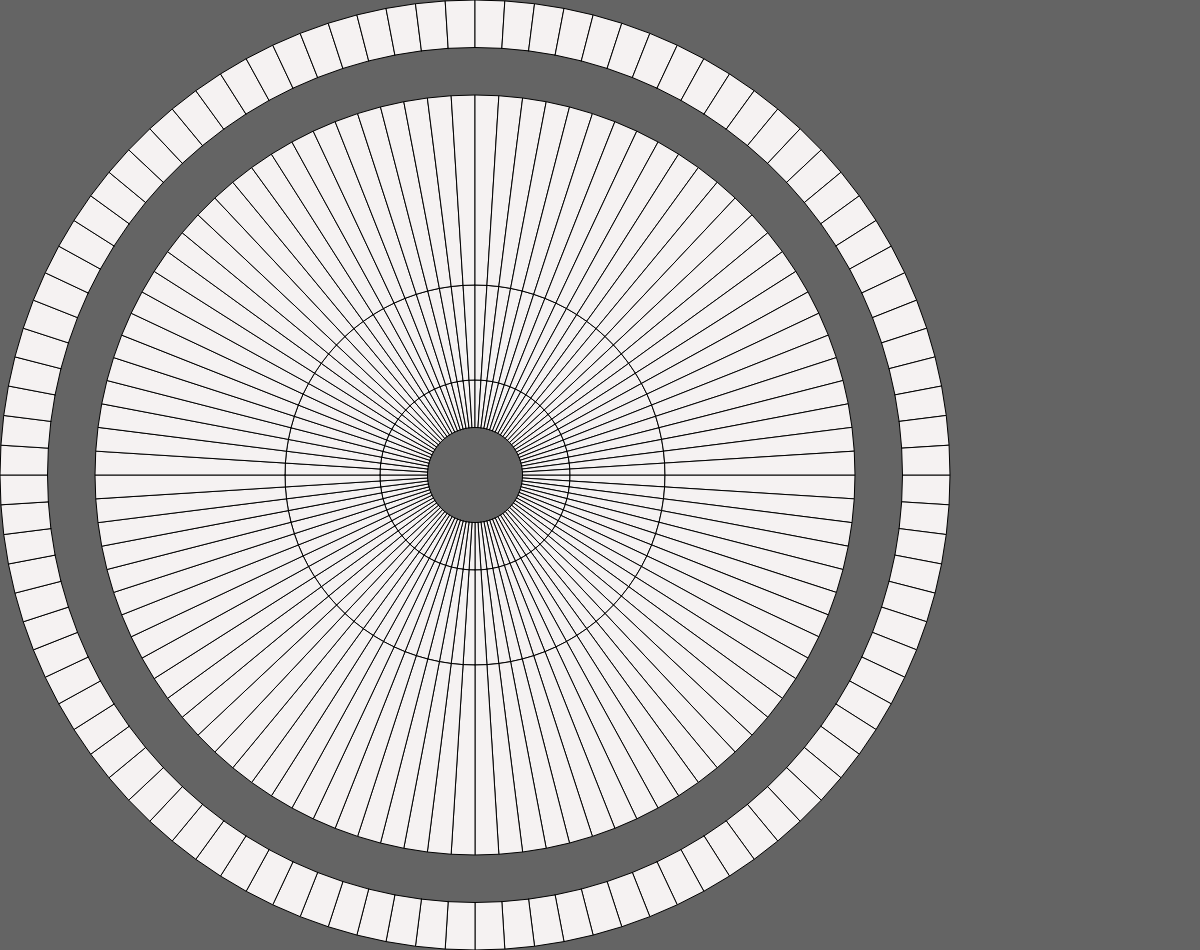
Frame 1 (no input)
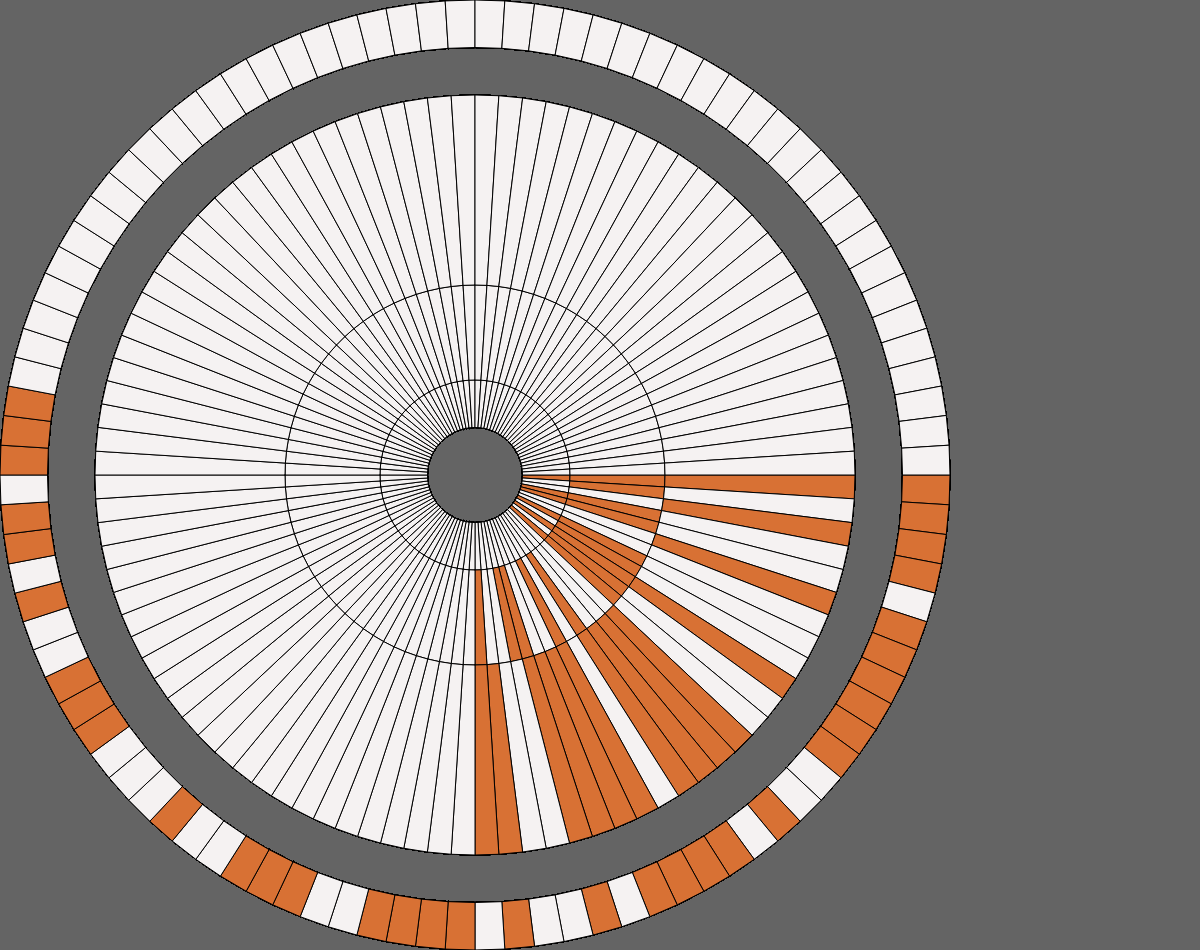
Frame 60 (no input)
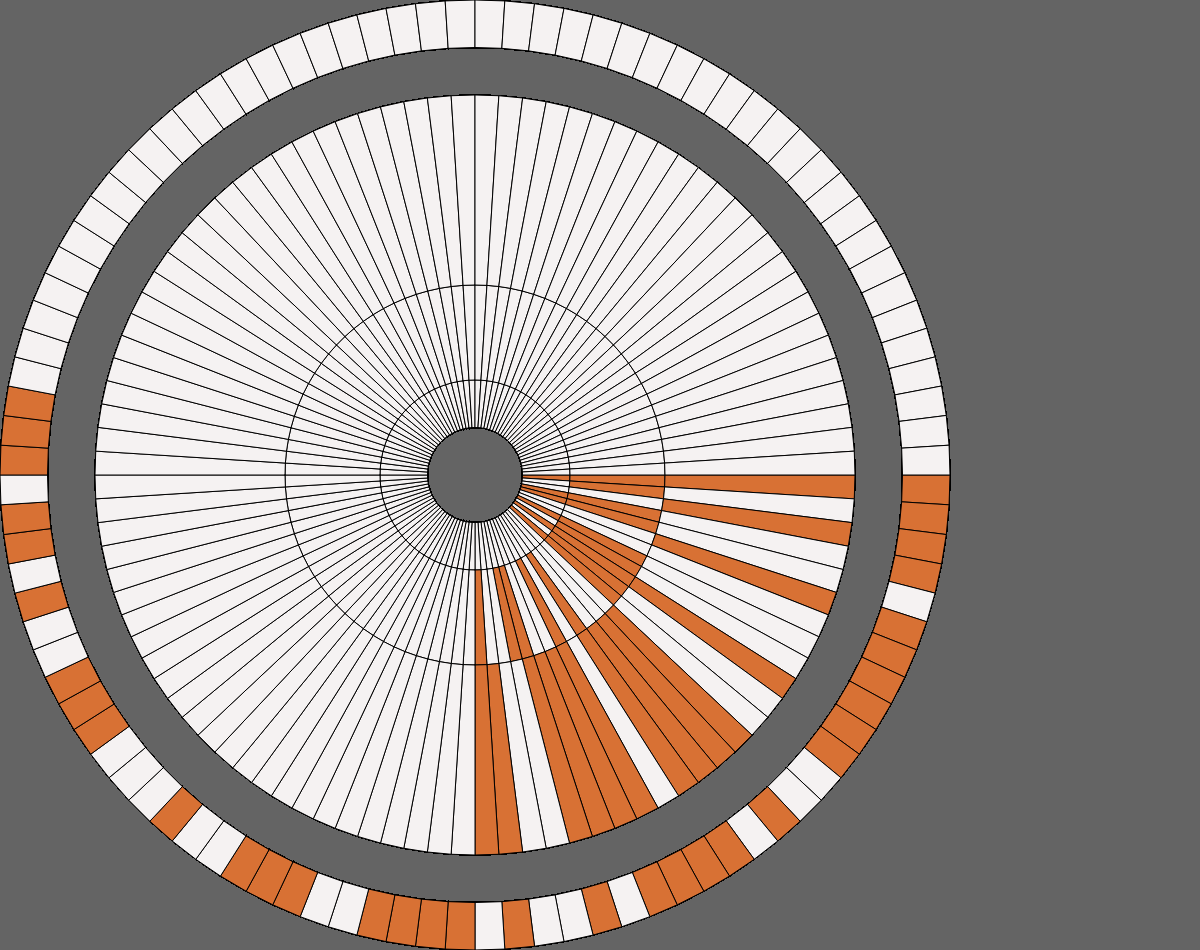
Frame 120 (the mouse pressed at the canvas centre since frame 60)

The p5.js sketch that drew these frames (run headless with seeded random() and noise() and a simulated clock; from frame 60 on, the mouse is pressed at the canvas centre):

// p5.js sketch
// ── sketch.js
class Ring {

    constructor() {
        this.flag = false;
    }



    sector(x1, y1, x2, y2, x3, y3, x4, y4, memory){

        let hit = this.polyPoint(x1, y1, x2, y2, x3, y3, x4, y4);

        if(hit) {this.flag = !this.flag;}

        if (this.flag){fill(216,113,52);}
        else{fill(245,242,242);}

        this.flag = !(memory === 0 || isNaN(memory));

        beginShape();
        vertex(x1,y1);
        vertex(x2,y2);
        vertex(x3,y3);
        vertex(x4,y4);
        endShape(CLOSE);


    }

    polyPoint(x1, y1, x2, y2, x3, y3, x4, y4){

        let collision = false;

        let points = [];
        points[0] = createVector(x1,y1);
        points[1] = createVector(x2,y2);
        points[2] = createVector(x3,y3);
        points[3] = createVector(x4,y4);

        let next = 0;

        for(let current = 0; current < 4; current++){
            next = current + 1;
            if (next === 4) next = 0;

            let vc = points[current];
            let vn = points[next];

            if (((vc.y >= mouseY && vn.y < mouseY) || (vc.y < mouseY && vn.y >= mouseY)) &&
                (mouseX < (vn.x-vc.x)*(mouseY-vc.y) / (vn.y-vc.y)+vc.x)) {
                collision = !collision;
            }
        }

        return collision;

    }
}

let fragment1 = []; let memory1 = [];
let fragment2 = []; let memory2 = [];
let fragment3 = []; let memory3 = [];
let fragment4 = []; let memory4 = [];



function setup() {
    createCanvas(innerWidth, innerHeight*0.95);
    smooth();
    background(100,100,100);

    let xCoordinate = innerWidth*0.5;
    let yCoordinate = innerHeight**0.95+innerHeight;


    input1 = createInput("Dare");
    input1.position(xCoordinate, yCoordinate);

    input2 = createInput("Mighty");
    input2.position(input1.x+input1.width, yCoordinate);

    input3 = createInput("Things");
    input3.position(input2.x+input1.width, yCoordinate);

    input4 = createInput("34 N 118 W");
    input4.position(input3.x+input1.width, yCoordinate);

    fill(255,255,255);
    textSize(32);
    text("Here will be instruction and description", xCoordinate, yCoordinate*2);


    for(let i=0; i<100; i++){
        fragment1[i] = new Ring(); memory1.push(0);
        fragment2[i] = new Ring(); memory2.push(0);
        fragment3[i] = new Ring(); memory3.push(0);
        fragment4[i] = new Ring(); memory4.push(0);
    }


}

function greet() {
    const msg1 = binText(input1.value());
    const msg2 = binText(input2.value());
    const msg3 = binText(input3.value());
    const msg4 = binText(input4.value());



    for(let i = 0; i < 100; i++){

        memory1[i] = parseInt(msg1.charAt(i));
        memory2[i] = parseInt(msg2.charAt(i));
        memory3[i] = parseInt(msg3.charAt(i));
        memory4[i] = parseInt(msg4.charAt(i));


}}



function draw() {

    greet()


    let ringLength = Math.min(innerWidth, innerHeight*0.95)/10;
    let x_pos = ringLength*5;
    let y_pos = innerHeight*0.95/2;

    let num = 0;


    for (let a = 0; a<2*Math.PI; a += 2*Math.PI/100){

        let firstX2 = x_pos + Math.cos(a) * ringLength;
        let firstY2 = y_pos + Math.sin(a) * ringLength;

        let firstX3 = x_pos + Math.cos(a+2*Math.PI/100)*ringLength;
        let firstY3 = y_pos + Math.sin(a+2*Math.PI/100)*ringLength;

        let firstX1 = x_pos + Math.cos(a)*ringLength/2;
        let firstY1 = y_pos + Math.sin(a)*ringLength/2;

        let firstX4 = x_pos + Math.cos(a+2*Math.PI/100)*ringLength/2;
        let firstY4 = y_pos + Math.sin(a+2*Math.PI/100)*ringLength/2;


        fragment1[num]?.sector(firstX1,firstY1,firstX2,firstY2,firstX3,firstY3,firstX4,firstY4,memory1[num]);



        let secondX2 = x_pos + Math.cos(a) * ringLength*2;
        let secondY2 = y_pos + Math.sin(a) * ringLength*2;

        let secondX3 = x_pos + Math.cos(a+2*Math.PI/100)*ringLength*2;
        let secondY3 = y_pos + Math.sin(a+2*Math.PI/100)*ringLength*2;

        let secondX1 = x_pos + Math.cos(a)*ringLength;
        let secondY1 = y_pos + Math.sin(a)*ringLength;

        let secondX4 = x_pos + Math.cos(a+2*Math.PI/100)*ringLength;
        let secondY4 = y_pos + Math.sin(a+2*Math.PI/100)*ringLength;

        fragment2[num]?.sector(secondX1,secondY1,secondX2,secondY2,secondX3,secondY3,secondX4,secondY4,memory2[num]);


        let thirdX2 = x_pos + Math.cos(a) * ringLength*4;
        let thirdY2 = y_pos + Math.sin(a) * ringLength*4;

        let thirdX3 = x_pos + Math.cos(a+2*Math.PI/100)*ringLength*4;
        let thirdY3 = y_pos + Math.sin(a+2*Math.PI/100)*ringLength*4;

        let thirdX1 = x_pos + Math.cos(a)*ringLength*2;
        let thirdY1 = y_pos + Math.sin(a)*ringLength*2;

        let thirdX4 = x_pos + Math.cos(a+2*Math.PI/100)*ringLength*2;
        let thirdY4 = y_pos + Math.sin(a+2*Math.PI/100)*ringLength*2;

        fragment3[num]?.sector(thirdX1,thirdY1,thirdX2,thirdY2,thirdX3,thirdY3,thirdX4,thirdY4,memory3[num]);

        let fourthX2 = x_pos + Math.cos(a) * ringLength*5;
        let fourthY2 = y_pos + Math.sin(a) * ringLength*5;

        let fourthX3 = x_pos + Math.cos(a+2*Math.PI/100)*ringLength*5;
        let fourthY3 = y_pos + Math.sin(a+2*Math.PI/100)*ringLength*5;

        let fourthX1 = x_pos + Math.cos(a)*ringLength*4.5;
        let fourthY1 = y_pos + Math.sin(a)*ringLength*4.5;

        let fourthX4 = x_pos + Math.cos(a+2*Math.PI/100)*ringLength*4.5;
        let fourthY4 = y_pos + Math.sin(a+2*Math.PI/100)*ringLength*4.5;

        fragment4[num]?.sector(fourthX1,fourthY1,fourthX2,fourthY2,fourthX3,fourthY3,fourthX4,fourthY4,memory4[num]);

        num++;

    }



}


// ── parachute.html
<!DOCTYPE html>
<html lang="en">
<head>
    <meta charset="UTF-8">
    <title>Perseverance parachute</title>
    <script src="parachute.js"></script>
    <script src="https://cdn.jsdelivr.net/npm/p5@1.4.1/lib/p5.js"></script>
    <script src="sketch.js"></script>

</head>
<body>



</body>
</html>
// ── parachute.js
function getMessage(){

    let msgFirst =  document.getElementById("1").value
    let msgSecond = document.getElementById("2").value
    let msgThird =  document.getElementById("3").value
    let msgFourth = document.getElementById("4").value

    return [msgFirst, msgSecond, msgThird, msgFourth]

}

function binText(word){
    const text = word.toUpperCase()
    const abc = "_ABCDEFGHIJKLMNOPQRSTUVWXYZ0123456789 *(),."
    let place
    let binCode = ""

    for(let i = 0; i < text.length; i++){
        place = abc.indexOf(text.charAt(i))
        binCode = binCode + place.toString(2)
    }

    return binCode;
}

function fillMemory(memory1, memory2, memory3, memory4){

    let message = getMessage()

    let code1ring = binText(message[0])
    let code2ring = binText(message[1])
    let code3ring = binText(message[2])
    let code4ring = binText(message[3])


    for(let i = 0; i < 100; i++){

        memory1[i] = (code1ring.charAt(i)).toString()
        memory2[i] = parseInt(code2ring.charAt(i))
        memory3[i] = parseInt(code3ring.charAt(i))
        memory4[i] = parseInt(code4ring.charAt(i))

        console.log((memory1))

    }

}
